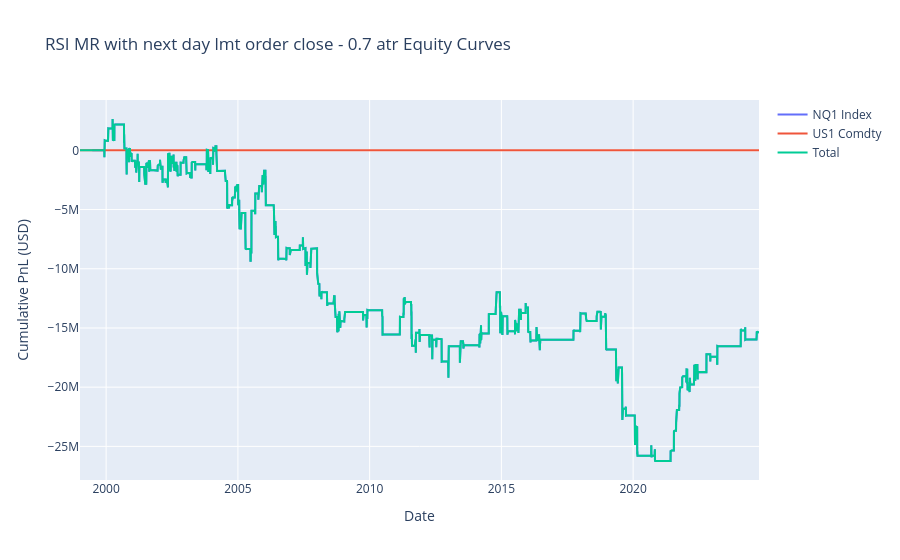
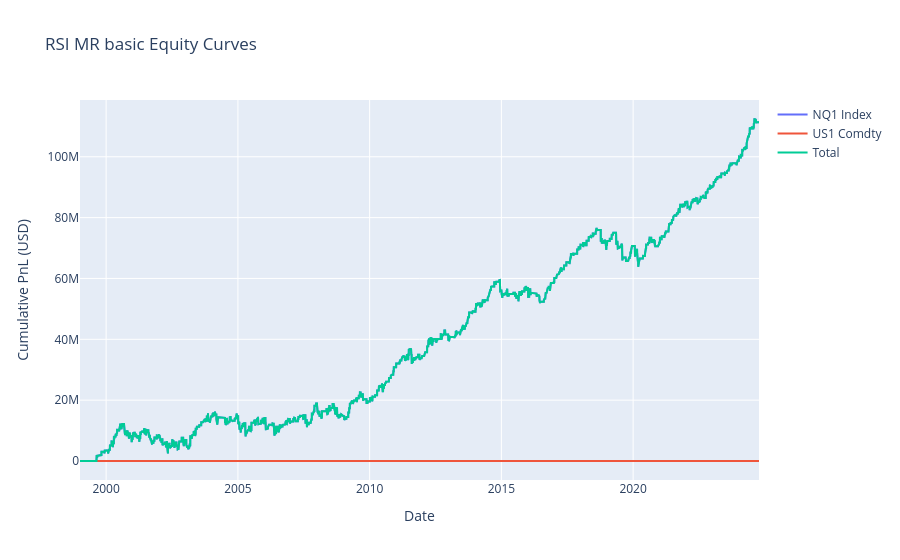
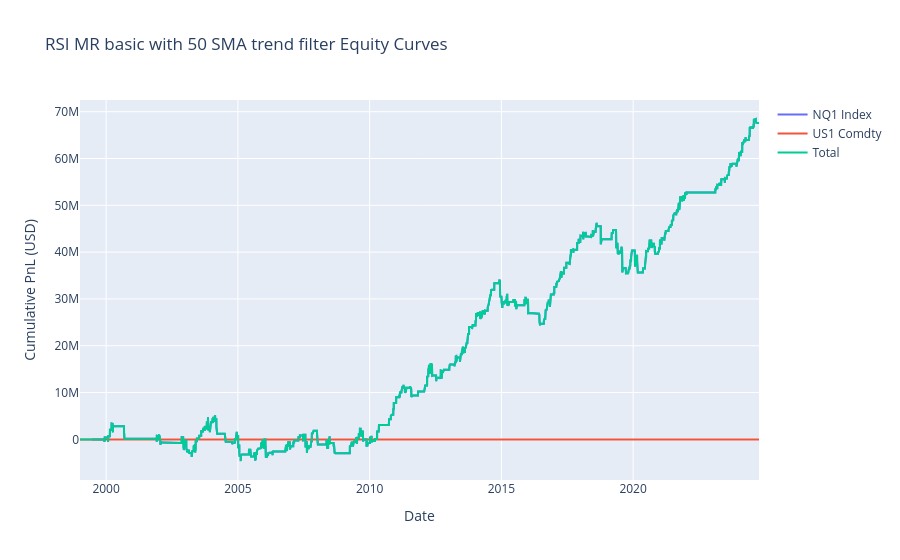
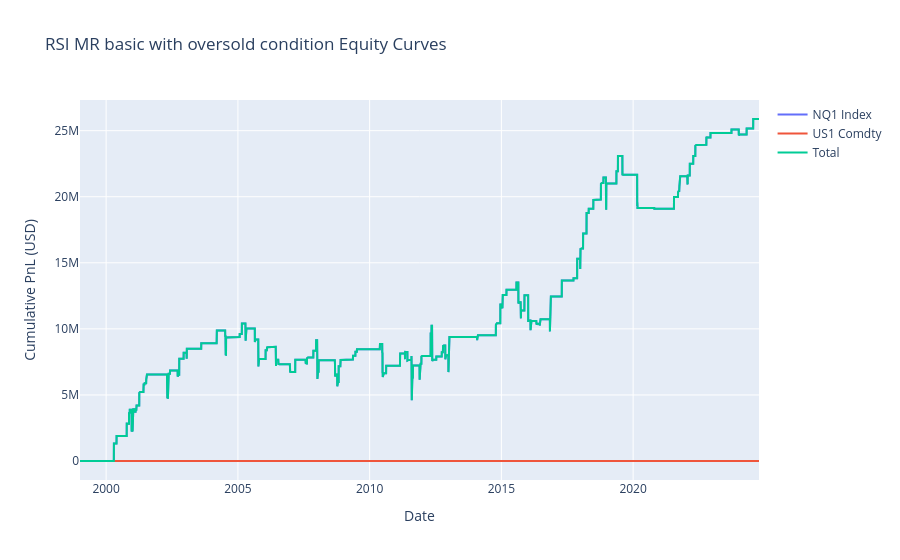

The code cell stored with these charts, in order, in its notebook:
### Code cell
tRules = [trading_rule_MR, tRuleMRbasic, tRuleMRbasic_tf, tRuleMRbasic_os, tRuleMRbasic_ostf]

results = {}
statsdf = {}

for tr in tRules:
    res = tr.backtest_all_assets(save=True)
    resdb = tr.plot_equity(byassets=True, totalsys=True, start_date='01011999')
    stats = tr.calculate_statistics(byassets=True, totalsys=True, start_date='01012007')
    results[tr.strat_descr] = resdb
    statsdf[tr.strat_descr] = stats

### Figure 1 — Plotly figure (JSON) as saved in the notebook; plotly's stock layout.template omitted (floating-point values rounded to 4 significant figures; data arrays with more than 128 entries replaced by an {"elided": "..."} marker saying what was removed)
{"data": [{"mode": "lines", "name": "NQ1 Index", "type": "scatter", "x": {"elided": "6560 str values"}, "y": {"elided": "6560 float values"}}, {"mode": "lines", "name": "US1 Comdty", "type": "scatter", "x": {"elided": "6560 str values"}, "y": {"elided": "6560 int values"}}, {"mode": "lines", "name": "Total", "type": "scatter", "x": {"elided": "6560 str values"}, "y": {"elided": "6560 float values"}}], "layout": {"hovermode": "x unified", "title": {"text": "RSI MR with next day lmt order close - 0.7 atr Equity Curves"}, "xaxis": {"title": {"text": "Date"}}, "yaxis": {"title": {"text": "Cumulative PnL (USD)"}}}}

### Figure 2 — Plotly figure (JSON) as saved in the notebook; plotly's stock layout.template omitted (floating-point values rounded to 4 significant figures; data arrays with more than 128 entries replaced by an {"elided": "..."} marker saying what was removed)
{"data": [{"mode": "lines", "name": "NQ1 Index", "type": "scatter", "x": {"elided": "6560 str values"}, "y": {"elided": "6560 int values"}}, {"mode": "lines", "name": "US1 Comdty", "type": "scatter", "x": {"elided": "6560 str values"}, "y": {"elided": "6560 int values"}}, {"mode": "lines", "name": "Total", "type": "scatter", "x": {"elided": "6560 str values"}, "y": {"elided": "6560 int values"}}], "layout": {"hovermode": "x unified", "title": {"text": "RSI MR basic Equity Curves"}, "xaxis": {"title": {"text": "Date"}}, "yaxis": {"title": {"text": "Cumulative PnL (USD)"}}}}

### Figure 3 — Plotly figure (JSON) as saved in the notebook; plotly's stock layout.template omitted (floating-point values rounded to 4 significant figures; data arrays with more than 128 entries replaced by an {"elided": "..."} marker saying what was removed)
{"data": [{"mode": "lines", "name": "NQ1 Index", "type": "scatter", "x": {"elided": "6560 str values"}, "y": {"elided": "6560 int values"}}, {"mode": "lines", "name": "US1 Comdty", "type": "scatter", "x": {"elided": "6560 str values"}, "y": {"elided": "6560 int values"}}, {"mode": "lines", "name": "Total", "type": "scatter", "x": {"elided": "6560 str values"}, "y": {"elided": "6560 int values"}}], "layout": {"hovermode": "x unified", "title": {"text": "RSI MR basic with 50 SMA trend filter Equity Curves"}, "xaxis": {"title": {"text": "Date"}}, "yaxis": {"title": {"text": "Cumulative PnL (USD)"}}}}

### Figure 4 — Plotly figure (JSON) as saved in the notebook; plotly's stock layout.template omitted (floating-point values rounded to 4 significant figures; data arrays with more than 128 entries replaced by an {"elided": "..."} marker saying what was removed)
{"data": [{"mode": "lines", "name": "NQ1 Index", "type": "scatter", "x": {"elided": "6560 str values"}, "y": {"elided": "6560 int values"}}, {"mode": "lines", "name": "US1 Comdty", "type": "scatter", "x": {"elided": "6560 str values"}, "y": {"elided": "6560 int values"}}, {"mode": "lines", "name": "Total", "type": "scatter", "x": {"elided": "6560 str values"}, "y": {"elided": "6560 int values"}}], "layout": {"hovermode": "x unified", "title": {"text": "RSI MR basic with oversold condition Equity Curves"}, "xaxis": {"title": {"text": "Date"}}, "yaxis": {"title": {"text": "Cumulative PnL (USD)"}}}}
